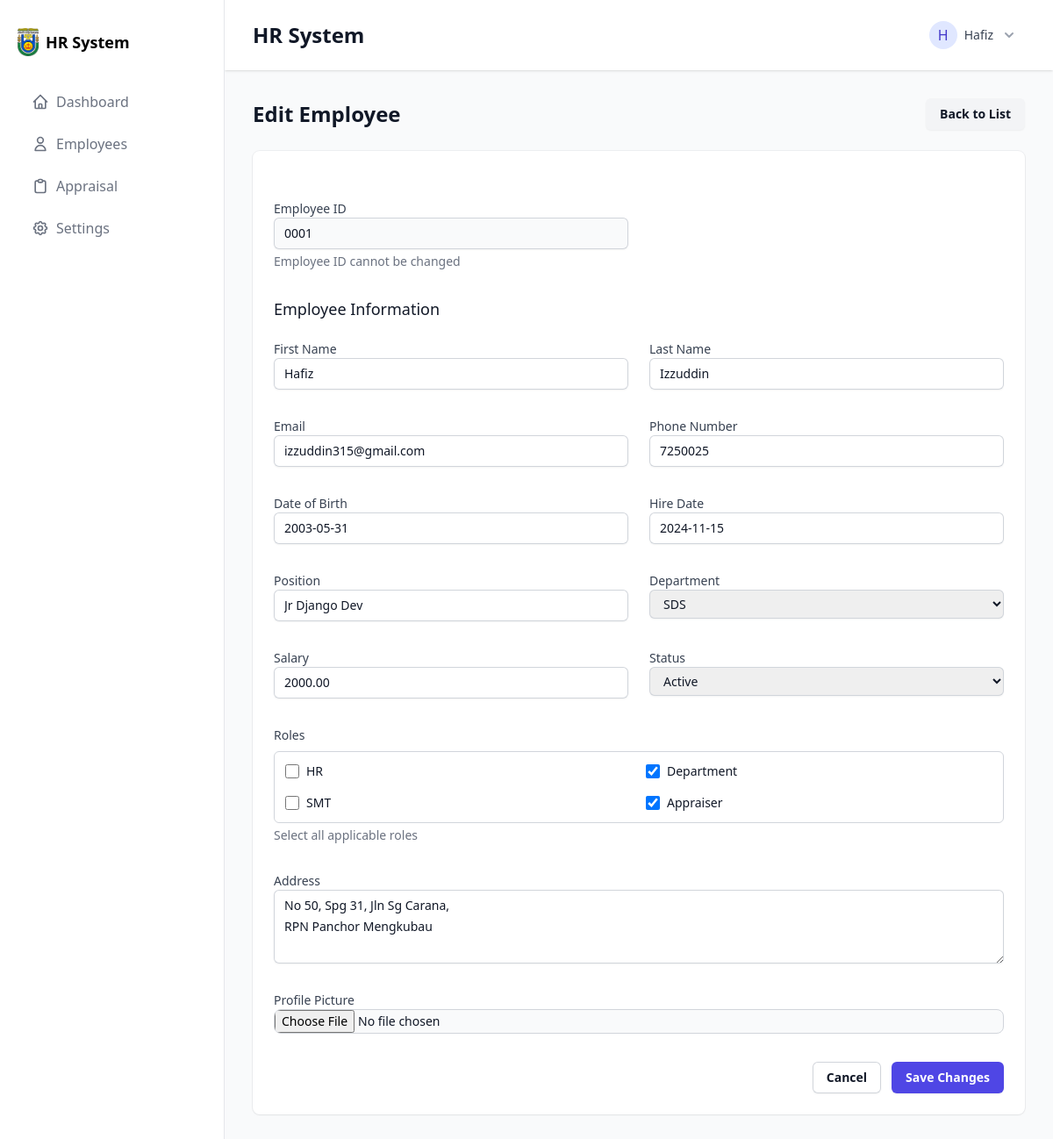
Screenshot of /employees/1/edit/ (signed in) with the database file from the repository.
### employees/models.py (models this page shows, shortened)
class Employee(models.Model):
    GENDER_CHOICES = [
        ('M', 'Male'),
        ('F', 'Female'),
        ('O', 'Other'),
        ('N', 'Prefer not to say'),
    ]
    gender = models.CharField(
        max_length=1,
        choices=GENDER_CHOICES,
        blank=True,
        null=True
    )
    employee_id = models.CharField(max_length=10, unique=True)
    user = models.OneToOneField(User, on_delete=models.CASCADE)
    first_name = models.CharField(max_length=100)
    last_name = models.CharField(max_length=100)
    email = models.EmailField(unique=True)
    phone_number = models.CharField(max_length=15)
    date_of_birth = models.DateField()
    hire_date = models.DateField()
    position = models.CharField(max_length=100)
    department = models.ForeignKey(Department, on_delete=models.SET_NULL, null=True)
    salary = models.DecimalField(max_digits=10, decimal_places=2)
    employee_status = models.CharField(max_length=50, choices=[('active', 'Active'), ('on_leave', 'On Leave'), ('inactive', 'Inactive')], default='active')
    roles = models.ManyToManyField('auth.Group', blank=True)
    address = models.TextField()
    profile_picture = models.ImageField(upload_to='employee_pics/', blank=True, null=True)

### employees/views.py (the view)
# urls.py: path('<int:pk>/edit/', EmployeeUpdateView.as_view(), name='employee_edit'),
class EmployeeUpdateView(LoginRequiredMixin, PermissionRequiredMixin, SuccessMessageMixin, UpdateView):
    model = Employee
    form_class = EmployeeForm
    template_name = 'employees/employee_edit.html'
    success_url = reverse_lazy('employees:employee_list')
    permission_required = 'employees.change_employee'
    success_message = "Employee updated successfully"
    def get_form(self, form_class=None):
        form = super().get_form(form_class)
        if form.fields.get('password'):
            del form.fields['password']
        if form.fields.get('confirm_password'):
            del form.fields['confirm_password']
        if form.fields.get('username'):
            del form.fields['username']
        return form
    def get_context_data(self, **kwargs):
        context = super().get_context_data(**kwargs)
        if self.object:
            context['current_roles'] = self.object.roles.all()
        return context

### employees/models.py (called while the page is built)
    def __str__(self):
        return self.name

### employees/templates/employees/employee_edit.html (shortened to what this page needs)
{% extends "base.html" %}
{% load widget_tweaks %}
{% block content %}
<div class="space-y-6">
    <div class="flex items-center justify-between">
        <h1 class="text-2xl font-bold text-gray-900">Edit Employee</h1>
        <a href="{% url 'employees:employee_list' %}"
           class="rounded-md bg-gray-100 px-4 py-2 text-sm font-semibold text-gray-900 shadow-sm hover:bg-gray-200">
            Back to List
        </a>
    </div>
    <div class="bg-white shadow-sm ring-1 ring-gray-900/5 sm:rounded-lg">
        <form method="post" enctype="multipart/form-data" class="space-y-8 p-6">
            <div class="space-y-6">
                <div class="grid grid-cols-1 gap-x-6 gap-y-8 sm:grid-cols-2">
                    <div>
                        <label for="id_employee_id" class="block text-sm font-medium text-gray-700">Employee ID</label>
                        {% render_field form.employee_id class="block w-full rounded-md border-0 py-1.5 px-3 text-gray-900 bg-gray-50 shadow-sm ring-1 ring-inset ring-gray-300 focus:ring-2 focus:ring-inset focus:ring-indigo-600 sm:text-sm sm:leading-6" readonly="readonly" %}
                        <p class="mt-1 text-sm text-gray-500">Employee ID cannot be changed</p>
                    </div>
                </div>
            </div>
            <div class="space-y-6">
                <h3 class="text-lg font-medium leading-6 text-gray-900">Employee Information</h3>
                <div class="grid grid-cols-1 gap-x-6 gap-y-8 sm:grid-cols-2">
                    <div>
                        <label for="id_first_name" class="block text-sm font-medium text-gray-700">First Name</label>
                        {% render_field form.first_name class="block w-full rounded-md border-0 py-1.5 px-3 text-gray-900 shadow-sm ring-1 ring-inset ring-gray-300 placeholder:text-gray-400 focus:ring-2 focus:ring-inset focus:ring-indigo-600 sm:text-sm sm:leading-6" %}
                    </div>
                    <div>
                        <label for="id_last_name" class="block text-sm font-medium text-gray-700">Last Name</label>
                        {% render_field form.last_name class="block w-full rounded-md border-0 py-1.5 px-3 text-gray-900 shadow-sm ring-1 ring-inset ring-gray-300 placeholder:text-gray-400 focus:ring-2 focus:ring-inset focus:ring-indigo-600 sm:text-sm sm:leading-6" %}
                    </div>
                    <div>
                        <label for="id_email" class="block text-sm font-medium text-gray-700">Email</label>
                        {% render_field form.email class="block w-full rounded-md border-0 py-1.5 px-3 text-gray-900 shadow-sm ring-1 ring-inset ring-gray-300 placeholder:text-gray-400 focus:ring-2 focus:ring-inset focus:ring-indigo-600 sm:text-sm sm:leading-6" %}
                    </div>
                    <div>
                        <label for="id_phone_number" class="block text-sm font-medium text-gray-700">Phone Number</label>
                        {% render_field form.phone_number class="block w-full rounded-md border-0 py-1.5 px-3 text-gray-900 shadow-sm ring-1 ring-inset ring-gray-300 placeholder:text-gray-400 focus:ring-2 focus:ring-inset focus:ring-indigo-600 sm:text-sm sm:leading-6" %}
                    </div>
                    <div>
                        <label for="id_date_of_birth" class="block text-sm font-medium text-gray-700">Date of Birth</label>
                        {% render_field form.date_of_birth class="block w-full rounded-md border-0 py-1.5 px-3 text-gray-900 shadow-sm ring-1 ring-inset ring-gray-300 placeholder:text-gray-400 focus:ring-2 focus:ring-inset focus:ring-indigo-600 sm:text-sm sm:leading-6" %}
                    </div>
                    <div>
                        <label for="id_hire_date" class="block text-sm font-medium text-gray-700">Hire Date</label>
                        {% render_field form.hire_date class="block w-full rounded-md border-0 py-1.5 px-3 text-gray-900 shadow-sm ring-1 ring-inset ring-gray-300 placeholder:text-gray-400 focus:ring-2 focus:ring-inset focus:ring-indigo-600 sm:text-sm sm:leading-6" %}
                    </div>
                    <div>
                        <label for="id_position" class="block text-sm font-medium text-gray-700">Position</label>
                        {% render_field form.position class="block w-full rounded-md border-0 py-1.5 px-3 text-gray-900 shadow-sm ring-1 ring-inset ring-gray-300 placeholder:text-gray-400 focus:ring-2 focus:ring-inset focus:ring-indigo-600 sm:text-sm sm:leading-6" %}
                    </div>
                    <div>
                        <label for="id_department" class="block text-sm font-medium text-gray-700">Department</label>
                        {% render_field form.department class="block w-full rounded-md border-0 py-1.5 px-3 text-gray-900 shadow-sm ring-1 ring-inset ring-gray-300 placeholder:text-gray-400 focus:ring-2 focus:ring-inset focus:ring-indigo-600 sm:text-sm sm:leading-6" %}
                    </div>
                    <div>
                        <label for="id_salary" class="block text-sm font-medium text-gray-700">Salary</label>
                        {% render_field form.salary class="block w-full rounded-md border-0 py-1.5 px-3 text-gray-900 shadow-sm ring-1 ring-inset ring-gray-300 placeholder:text-gray-400 focus:ring-2 focus:ring-inset focus:ring-indigo-600 sm:text-sm sm:leading-6" %}
                    </div>
                    <div>
                        <label for="id_employee_status" class="block text-sm font-medium text-gray-700">Status</label>
                        {% render_field form.employee_status class="block w-full rounded-md border-0 py-1.5 px-3 text-gray-900 shadow-sm ring-1 ring-inset ring-gray-300 placeholder:text-gray-400 focus:ring-2 focus:ring-inset focus:ring-indigo-600 sm:text-sm sm:leading-6" %}
                    </div>
                    <div class="sm:col-span-2">
                        <label class="block text-sm font-medium text-gray-700 mb-2">
                            Roles
                        </label>
                        <div class="max-h-48 overflow-y-auto p-3 bg-white rounded-md border border-gray-300">
                            <div class="grid grid-cols-2 gap-4">
                                {% for choice in form.roles.field.queryset %}
                                <div class="flex items-center">
                                    <input type="checkbox"
                                        name="roles"
                                        value="{{ choice.id }}"
                                        id="role_{{ choice.id }}"
                                        {% if choice in form.instance.roles.all %}checked{% endif %}
                                        class="h-4 w-4 rounded border-gray-300 text-indigo-600 focus:ring-indigo-600">
                                    <label for="role_{{ choice.id }}" class="ml-2 text-sm text-gray-900 truncate">
                                        {{ choice.name }}
                                    </label>
                                </div>
                                {% endfor %}
                            </div>
                        </div>
                        <p class="mt-1 text-sm text-gray-500">Select all applicable roles</p>
                    </div>
                    <div class="sm:col-span-2">
                        <label for="id_address" class="block text-sm font-medium text-gray-700">Address</label>
                        {% render_field form.address class="block w-full rounded-md border-0 py-1.5 px-3 text-gray-900 shadow-sm ring-1 ring-inset ring-gray-300 placeholder:text-gray-400 focus:ring-2 focus:ring-inset focus:ring-indigo-600 sm:text-sm sm:leading-6" rows="3" %}
                    </div>
                    <div class="sm:col-span-2">
                        <label for="id_profile_picture" class="block text-sm font-medium text-gray-700">Profile Picture</label>
                        {% render_field form.profile_picture class="block w-full text-sm text-gray-900 border border-gray-300 rounded-lg cursor-pointer bg-gray-50 focus:outline-none" %}
                    </div>
                </div>
            </div>
            <div class="flex justify-end gap-x-3">
                <a href="{% url 'employees:employee_list' %}"
                   class="rounded-md bg-white px-4 py-2 text-sm font-semibold text-gray-900 shadow-sm ring-1 ring-inset ring-gray-300 hover:bg-gray-50">
                    Cancel
                </a>
                <button type="submit"
                    class="rounded-md bg-indigo-600 px-4 py-2 text-sm font-semibold text-white shadow-sm hover:bg-indigo-500 focus-visible:outline focus-visible:outline-2 focus-visible:outline-offset-2 focus-visible:outline-indigo-600">
                    Save Changes
                </button>
            </div>
        </form>
    </div>
</div>
{% endblock %}

### templates/base.html (shortened to what this page needs)
<!DOCTYPE html>
<html lang="en">
<head>
    <script src="https://cdn.tailwindcss.com"></script>
</head>
<body class="bg-gray-50">
    <div class="flex min-h-screen">
        {% include 'sidebar.html' %}
        <div class="flex-1 flex flex-col">
            <header class="bg-white shadow">
                <div class="flex justify-between items-center px-8 py-4">
                    <h1 class="text-2xl font-semibold text-gray-900">
                        {% block header %} HR System {% endblock %}
                    </h1>
                    {% if user.is_authenticated %}
                    <div class="relative" x-data="{ open: false }">
                        <button type="button"
                                @click="open = !open"
                                class="flex items-center gap-2 bg-white p-2 rounded-md hover:bg-gray-50"
                                id="user-menu-button">
                            <div class="h-8 w-8 rounded-full bg-indigo-100 flex items-center justify-center">
                                <span class="text-indigo-700 font-medium">{{ user.username|first|upper }}</span>
                            </div>
                            <span class="text-sm text-gray-700">{{ user.username }}</span>
                            <svg class="h-5 w-5 text-gray-400" viewBox="0 0 20 20" fill="currentColor">
                                <path fill-rule="evenodd" d="M5.293 7.293a1 1 0 011.414 0L10 10.586l3.293-3.293a1 1 0 111.414 1.414l-4 4a1 1 0 01-1.414 0l-4-4a1 1 0 010-1.414z" clip-rule="evenodd" />
                            </svg>
                        </button>
                    </div>
                    {% endif %}
                </div>
            </header>
            <main class="flex-1 p-8">
                {% block content %}{% endblock %}
            </main>
        </div>
    </div>
</body>
</html>

### rows the page displays
Employee: employee_id "0001", first_name "Hafiz", last_name "Izzuddin", email "izzuddin315@gmail.com", phone_number "7250025", date_of_birth "2003-05-31", hire_date "2024-11-15", position "Jr Django Dev", department "SDS", salary "2000.00", employee_status "Active", address "No 50, Spg 31, Jln Sg Carana, RPN Panchor Mengkubau"

### other values shown
{{ user.username|first|upper }} "H"
{{ user.username }} "Hafiz"
{{ choice.name }} "HR"
{{ choice.name }} "Department"
{{ choice.name }} "SMT"
{{ choice.name }} "Appraiser"
